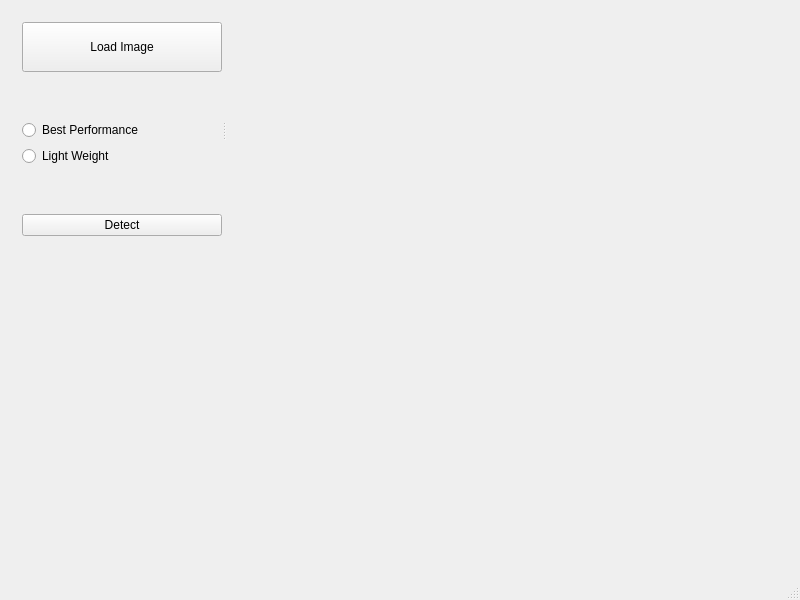
<?xml version="1.0" encoding="UTF-8"?>
<ui version="4.0">
 <class>MainWindow</class>
 <widget class="QMainWindow" name="MainWindow">
  <property name="geometry">
   <rect>
    <x>0</x>
    <y>0</y>
    <width>800</width>
    <height>600</height>
   </rect>
  </property>
  <property name="windowTitle">
   <string>MainWindow</string>
  </property>
  <widget class="QWidget" name="centralwidget">
   <widget class="QSplitter" name="splitter">
    <property name="geometry">
     <rect>
      <x>22</x>
      <y>-20</y>
      <width>502</width>
      <height>300</height>
     </rect>
    </property>
    <property name="orientation">
     <enum>Qt::Horizontal</enum>
    </property>
    <widget class="QWidget" name="">
     <layout class="QVBoxLayout" name="verticalLayout_2">
      <item>
       <widget class="QPushButton" name="pushButton">
        <property name="minimumSize">
         <size>
          <width>200</width>
          <height>50</height>
         </size>
        </property>
        <property name="text">
         <string>Load Image</string>
        </property>
       </widget>
      </item>
      <item>
       <layout class="QVBoxLayout" name="verticalLayout">
        <item>
         <widget class="QRadioButton" name="radioButton">
          <property name="minimumSize">
           <size>
            <width>180</width>
            <height>0</height>
           </size>
          </property>
          <property name="text">
           <string>Best Performance</string>
          </property>
         </widget>
        </item>
        <item>
         <widget class="QRadioButton" name="radioButton_2">
          <property name="text">
           <string>Light Weight</string>
          </property>
         </widget>
        </item>
       </layout>
      </item>
      <item>
       <widget class="QPushButton" name="pushButton_2">
        <property name="text">
         <string>Detect</string>
        </property>
       </widget>
      </item>
     </layout>
    </widget>
    <widget class="QLabel" name="label">
     <property name="minimumSize">
      <size>
       <width>300</width>
       <height>300</height>
      </size>
     </property>
     <property name="text">
      <string/>
     </property>
    </widget>
   </widget>
  </widget>
  <widget class="QMenuBar" name="menubar">
   <property name="geometry">
    <rect>
     <x>0</x>
     <y>0</y>
     <width>800</width>
     <height>17</height>
    </rect>
   </property>
  </widget>
  <widget class="QStatusBar" name="statusbar"/>
 </widget>
 <resources/>
 <connections/>
</ui>
